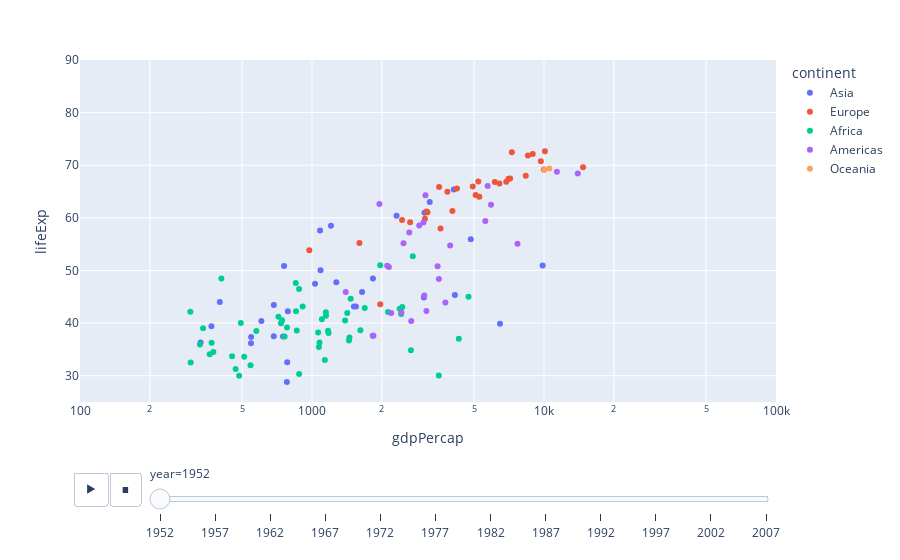

The code cell stored with this chart in its notebook:
### Code cell
#question7
#I recreate it and make it more simplify to see.
import plotly.express as px

df = px.data.gapminder()

fig = px.scatter(df, x="gdpPercap", y="lifeExp", animation_frame="year", animation_group="country",
                 color="continent", log_x=True, range_x=[100, 100000], range_y=[25, 90])

fig.show()

### Figure 1 — Plotly figure (JSON) as saved in the notebook; plotly's stock layout.template omitted (floating-point values rounded to 4 significant figures)
{"data": [{"hovertemplate": "continent=Asia<br>year=1952<br>gdpPercap=%{x}<br>lifeExp=%{y}<extra></extra>", "ids": ["Afghanistan", "Bahrain", "Bangladesh", "Cambodia", "China", "Hong Kong, China", "India", "Indonesia", "Iran", "Iraq", "Israel", "Japan", "Jordan", "Korea, Dem. Rep.", "Korea, Rep.", "Kuwait", "Lebanon", "Malaysia", "Mongolia", "Myanmar", "Nepal", "Oman", "Pakistan", "Philippines", "Saudi Arabia", "Singapore", "Sri Lanka", "Syria", "Taiwan", "Thailand", "Vietnam", "West Bank and Gaza", "Yemen, Rep."], "legendgroup": "Asia", "marker": {"color": "#636efa", "symbol": "circle"}, "mode": "markers", "name": "Asia", "orientation": "v", "showlegend": true, "type": "scatter", "x": [779.4, 9867.0, 684.2, 368.5, 400.4, 3054.0, 546.6, 749.7, 3035.0, 4130.0, 4087.0, 3217.0, 1547.0, 1088.0, 1031.0, 108400.0, 4835.0, 1831.0, 786.6, 331, 545.9, 1828.0, 684.6, 1273.0, 6460.0, 2315.0, 1084.0, 1643.0, 1207.0, 757.8, 605.1, 1516.0, 781.7], "xaxis": "x", "y": [28.8, 50.94, 37.48, 39.42, 44, 60.96, 37.37, 37.47, 44.87, 45.32, 65.39, 63.03, 43.16, 50.06, 47.45, 55.56, 55.93, 48.46, 42.24, 36.32, 36.16, 37.58, 43.44, 47.75, 39.88, 60.4, 57.59, 45.88, 58.5, 50.85, 40.41, 43.16, 32.55], "yaxis": "y"}, {"hovertemplate": "continent=Europe<br>year=1952<br>gdpPercap=%{x}<br>lifeExp=%{y}<extra></extra>", "ids": ["Albania", "Austria", "Belgium", "Bosnia and Herzegovina", "Bulgaria", "Croatia", "Czech Republic", "Denmark", "Finland", "France", "Germany", "Greece", "Hungary", "Iceland", "Ireland", "Italy", "Montenegro", "Netherlands", "Norway", "Poland", "Portugal", "Romania", "Serbia", "Slovak Republic", "Slovenia", "Spain", "Sweden", "Switzerland", "Turkey", "United Kingdom"], "legendgroup": "Europe", "marker": {"color": "#EF553B", "symbol": "circle"}, "mode": "markers", "name": "Europe", "orientation": "v", "showlegend": true, "type": "scatter", "x": [1601.0, 6137.0, 8343.0, 973.5, 2444.0, 3119.0, 6876.0, 9692.0, 6425.0, 7030.0, 7144.0, 3531.0, 5264.0, 7268.0, 5210.0, 4931.0, 2648.0, 8942.0, 10100.0, 4029.0, 3068.0, 3145.0, 3581.0, 5075.0, 4215.0, 3834.0, 8528.0, 14730.0, 1969.0, 9980.0], "xaxis": "x", "y": [55.23, 66.8, 68, 53.82, 59.6, 61.21, 66.87, 70.78, 66.55, 67.41, 67.5, 65.86, 64.03, 72.49, 66.91, 65.94, 59.16, 72.13, 72.67, 61.31, 59.82, 61.05, 58.0, 64.36, 65.57, 64.94, 71.86, 69.62, 43.59, 69.18], "yaxis": "y"}, {"hovertemplate": "continent=Africa<br>year=1952<br>gdpPercap=%{x}<br>lifeExp=%{y}<extra></extra>", "ids": ["Algeria", "Angola", "Benin", "Botswana", "Burkina Faso", "Burundi", "Cameroon", "Central African Republic", "Chad", "Comoros", "Congo, Dem. Rep.", "Congo, Rep.", "Cote d'Ivoire", "Djibouti", "Egypt", "Equatorial Guinea", "Eritrea", "Ethiopia", "Gabon", "Gambia", "Ghana", "Guinea", "Guinea-Bissau", "Kenya", "Lesotho", "Liberia", "Libya", "Madagascar", "Malawi", "Mali", "Mauritania", "Mauritius", "Morocco", "Mozambique", "Namibia", "Niger", "Nigeria", "Reunion", "Rwanda", "Sao Tome and Principe", "Senegal", "Sierra Leone", "Somalia", "South Africa", "Sudan", "Swaziland", "Tanzania", "Togo", "Tunisia", "Uganda", "Zambia", "Zimbabwe"], "legendgroup": "Africa", "marker": {"color": "#00cc96", "symbol": "circle"}, "mode": "markers", "name": "Africa", "orientation": "v", "showlegend": true, "type": "scatter", "x": [2449.0, 3521.0, 1063.0, 851.2, 543.3, 339.3, 1173.0, 1071.0, 1179.0, 1103.0, 780.5, 2126.0, 1389.0, 2670.0, 1419.0, 375.6, 328.9, 362.1, 4293.0, 485.2, 911.3, 510.2, 299.9, 853.5, 298.8, 575.6, 2388.0, 1443.0, 369.2, 452.3, 743.1, 1968.0, 1688.0, 468.5, 2424.0, 761.9, 1077.0, 2719.0, 493.3, 879.6, 1450.0, 879.8, 1136.0, 4725.0, 1616.0, 1148.0, 716.7, 859.8, 1468.0, 734.8, 1147.0, 406.9], "xaxis": "x", "y": [43.08, 30.02, 38.22, 47.62, 31.98, 39.03, 38.52, 35.46, 38.09, 40.72, 39.14, 42.11, 40.48, 34.81, 41.89, 34.48, 35.93, 34.08, 37.0, 30, 43.15, 33.61, 32.5, 42.27, 42.14, 38.48, 42.72, 36.68, 36.26, 33.69, 40.54, 50.99, 42.87, 31.29, 41.73, 37.44, 36.32, 52.72, 40, 46.47, 37.28, 30.33, 32.98, 45.01, 38.63, 41.41, 41.22, 38.6, 44.6, 39.98, 42.04, 48.45], "yaxis": "y"}, {"hovertemplate": "continent=Americas<br>year=1952<br>gdpPercap=%{x}<br>lifeExp=%{y}<extra></extra>", "ids": ["Argentina", "Bolivia", "Brazil", "Canada", "Chile", "Colombia", "Costa Rica", "Cuba", "Dominican Republic", "Ecuador", "El Salvador", "Guatemala", "Haiti", "Honduras", "Jamaica", "Mexico", "Nicaragua", "Panama", "Paraguay", "Peru", "Puerto Rico", "Trinidad and Tobago", "United States", "Uruguay", "Venezuela"], "legendgroup": "Americas", "marker": {"color": "#ab63fa", "symbol": "circle"}, "mode": "markers", "name": "Americas", "orientation": "v", "showlegend": true, "type": "scatter", "x": [5911.0, 2677.0, 2109.0, 11370.0, 3940.0, 2144.0, 2627.0, 5587.0, 1398.0, 3522.0, 3048.0, 2428.0, 1840.0, 2195.0, 2899.0, 3478.0, 3112.0, 2480.0, 1952.0, 3759.0, 3082.0, 3023.0, 13990.0, 5717.0, 7690.0], "xaxis": "x", "y": [62.48, 40.41, 50.92, 68.75, 54.74, 50.64, 57.21, 59.42, 45.93, 48.36, 45.26, 42.02, 37.58, 41.91, 58.53, 50.79, 42.31, 55.19, 62.65, 43.9, 64.28, 59.1, 68.44, 66.07, 55.09], "yaxis": "y"}, {"hovertemplate": "continent=Oceania<br>year=1952<br>gdpPercap=%{x}<br>lifeExp=%{y}<extra></extra>", "ids": ["Australia", "New Zealand"], "legendgroup": "Oceania", "marker": {"color": "#FFA15A", "symbol": "circle"}, "mode": "markers", "name": "Oceania", "orientation": "v", "showlegend": true, "type": "scatter", "x": [10040.0, 10560.0], "xaxis": "x", "y": [69.12, 69.39], "yaxis": "y"}], "layout": {"legend": {"title": {"text": "continent"}, "tracegroupgap": 0}, "margin": {"t": 60}, "sliders": [{"active": 0, "currentvalue": {"prefix": "year="}, "len": 0.9, "pad": {"b": 10, "t": 60}, "steps": [{"args": [["1952"], {"frame": {"duration": 0, "redraw": false}, "fromcurrent": true, "mode": "immediate", "transition": {"duration": 0, "easing": "linear"}}], "label": "1952", "method": "animate"}, {"args": [["1957"], {"frame": {"duration": 0, "redraw": false}, "fromcurrent": true, "mode": "immediate", "transition": {"duration": 0, "easing": "linear"}}], "label": "1957", "method": "animate"}, {"args": [["1962"], {"frame": {"duration": 0, "redraw": false}, "fromcurrent": true, "mode": "immediate", "transition": {"duration": 0, "easing": "linear"}}], "label": "1962", "method": "animate"}, {"args": [["1967"], {"frame": {"duration": 0, "redraw": false}, "fromcurrent": true, "mode": "immediate", "transition": {"duration": 0, "easing": "linear"}}], "label": "1967", "method": "animate"}, {"args": [["1972"], {"frame": {"duration": 0, "redraw": false}, "fromcurrent": true, "mode": "immediate", "transition": {"duration": 0, "easing": "linear"}}], "label": "1972", "method": "animate"}, {"args": [["1977"], {"frame": {"duration": 0, "redraw": false}, "fromcurrent": true, "mode": "immediate", "transition": {"duration": 0, "easing": "linear"}}], "label": "1977", "method": "animate"}, {"args": [["1982"], {"frame": {"duration": 0, "redraw": false}, "fromcurrent": true, "mode": "immediate", "transition": {"duration": 0, "easing": "linear"}}], "label": "1982", "method": "animate"}, {"args": [["1987"], {"frame": {"duration": 0, "redraw": false}, "fromcurrent": true, "mode": "immediate", "transition": {"duration": 0, "easing": "linear"}}], "label": "1987", "method": "animate"}, {"args": [["1992"], {"frame": {"duration": 0, "redraw": false}, "fromcurrent": true, "mode": "immediate", "transition": {"duration": 0, "easing": "linear"}}], "label": "1992", "method": "animate"}, {"args": [["1997"], {"frame": {"duration": 0, "redraw": false}, "fromcurrent": true, "mode": "immediate", "transition": {"duration": 0, "easing": "linear"}}], "label": "1997", "method": "animate"}, {"args": [["2002"], {"frame": {"duration": 0, "redraw": false}, "fromcurrent": true, "mode": "immediate", "transition": {"duration": 0, "easing": "linear"}}], "label": "2002", "method": "animate"}, {"args": [["2007"], {"frame": {"duration": 0, "redraw": false}, "fromcurrent": true, "mode": "immediate", "transition": {"duration": 0, "easing": "linear"}}], "label": "2007", "method": "animate"}], "x": 0.1, "xanchor": "left", "y": 0, "yanchor": "top"}], "updatemenus": [{"buttons": [{"args": [null, {"frame": {"duration": 500, "redraw": false}, "fromcurrent": true, "mode": "immediate", "transition": {"duration": 500, "easing": "linear"}}], "label": "&#9654;", "method": "animate"}, {"args": [[null], {"frame": {"duration": 0, "redraw": false}, "fromcurrent": true, "mode": "immediate", "transition": {"duration": 0, "easing": "linear"}}], "label": "&#9724;", "method": "animate"}], "direction": "left", "pad": {"r": 10, "t": 70}, "showactive": false, "type": "buttons", "x": 0.1, "xanchor": "right", "y": 0, "yanchor": "top"}], "xaxis": {"anchor": "y", "domain": [0, 1], "range": [2, 5], "title": {"text": "gdpPercap"}, "type": "log"}, "yaxis": {"anchor": "x", "domain": [0, 1], "range": [25, 90], "title": {"text": "lifeExp"}}}}
